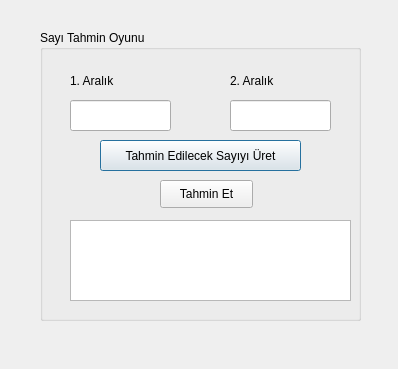
<?xml version="1.0" encoding="UTF-8"?>
<ui version="4.0">
 <class>Dialog</class>
 <widget class="QDialog" name="Dialog">
  <property name="geometry">
   <rect>
    <x>0</x>
    <y>0</y>
    <width>398</width>
    <height>369</height>
   </rect>
  </property>
  <property name="windowTitle">
   <string>Dialog</string>
  </property>
  <widget class="QGroupBox" name="groupBox">
   <property name="geometry">
    <rect>
     <x>40</x>
     <y>30</y>
     <width>321</width>
     <height>291</height>
    </rect>
   </property>
   <property name="title">
    <string>Sayı Tahmin Oyunu</string>
   </property>
   <widget class="QLabel" name="lbl1Aralik">
    <property name="geometry">
     <rect>
      <x>30</x>
      <y>40</y>
      <width>91</width>
      <height>21</height>
     </rect>
    </property>
    <property name="text">
     <string>1. Aralık</string>
    </property>
   </widget>
   <widget class="QLabel" name="lbl2Aralik">
    <property name="geometry">
     <rect>
      <x>190</x>
      <y>40</y>
      <width>91</width>
      <height>21</height>
     </rect>
    </property>
    <property name="text">
     <string>2. Aralık</string>
    </property>
   </widget>
   <widget class="QLineEdit" name="lneditAralik1">
    <property name="geometry">
     <rect>
      <x>30</x>
      <y>70</y>
      <width>101</width>
      <height>31</height>
     </rect>
    </property>
   </widget>
   <widget class="QLineEdit" name="lneditAraik2">
    <property name="geometry">
     <rect>
      <x>190</x>
      <y>70</y>
      <width>101</width>
      <height>31</height>
     </rect>
    </property>
   </widget>
   <widget class="QPushButton" name="btnSayiUret">
    <property name="geometry">
     <rect>
      <x>60</x>
      <y>110</y>
      <width>201</width>
      <height>31</height>
     </rect>
    </property>
    <property name="text">
     <string>Tahmin Edilecek Sayıyı Üret</string>
    </property>
   </widget>
   <widget class="QPushButton" name="btnTahminEt">
    <property name="geometry">
     <rect>
      <x>120</x>
      <y>150</y>
      <width>93</width>
      <height>28</height>
     </rect>
    </property>
    <property name="text">
     <string>Tahmin Et</string>
    </property>
   </widget>
   <widget class="QTextBrowser" name="textSonuc">
    <property name="geometry">
     <rect>
      <x>30</x>
      <y>190</y>
      <width>281</width>
      <height>81</height>
     </rect>
    </property>
   </widget>
  </widget>
 </widget>
 <resources/>
 <connections/>
</ui>
